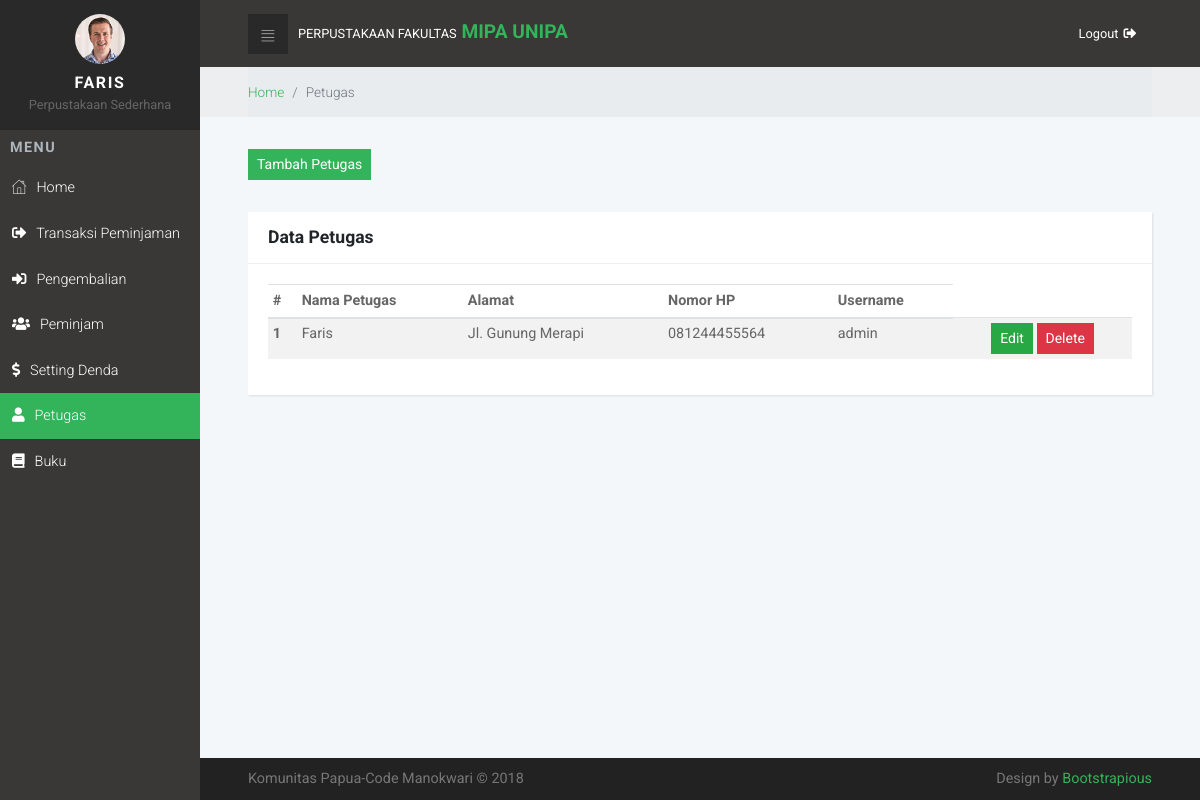
Screenshot of /?petugas (signed in) with the database file from the repository.
### tables this page shows
CREATE TABLE `petugas` (
  `idpetugas` int(3) NOT NULL,
  `namapetugas` varchar(50) DEFAULT NULL,
  `alamat` text,
  `gender` enum('pria','wanita') DEFAULT NULL,
  `nomorhp` varchar(12) DEFAULT NULL,
  `username` varchar(20) NOT NULL,
  `password` varchar(50) NOT NULL
);

### halaman/data/petugas.php (the view, shortened to what this page needs)
<div class="breadcrumb-holder">
    <div class="container-fluid">
        <ul class="breadcrumb">
            <li class="breadcrumb-item">
                <a href="<?php echo $url; ?>">Home</a>
            </li>
            <li class="breadcrumb-item active">Petugas</li>
        </ul>
    </div>
</div>
<section class="form">
    <div class="container-fluid">
        <header>
            <a href="?petugasadd" class="btn btn-primary btn-sm">Tambah Petugas</a>
        </header>
        <div class="row">
            <div class="col-lg-12">
            <div class="card">
                    <div class="card-header d-flex align-items-center">
                        <h4>Data Petugas</h4>
                    </div>
                <div class="card-body">
                    <div class="table-responsive">
                        <table class="table table-striped table-hover table-sm">
                            <thead>
                                <tr>
                                    <th>#</th>
                                    <th>Nama Petugas</th>
                                    <th>Alamat</th>
                                    <th>Nomor HP</th>
                                    <th>Username</th>
                                </tr>
                            </thead>
                            <tbody>
                                <?php
			$no=1;
                                    $query = "SELECT * FROM petugas";
                                    $query_dsn=mysqli_query($con,$query) or die(mysqli_error());
                                    if (mysqli_num_rows($query_dsn) > 0) {
                                        while ($data=mysqli_fetch_array($query_dsn)) { ?>
                                            <tr>
                                                <th scope="row"><?php echo $no++; ?></th>
                                                <td><?php echo $data['namapetugas']; ?></td>
                                                <td><?php echo $data['alamat']; ?></td>
                                                <td><?php echo $data['nomorhp']; ?></td>
                                                <td><?php echo $data['username']; ?></td>
                                                <td align="center">
                                                    <a href="?petugasedit&&id=<?php echo $data['idpetugas']; ?>" class="btn btn-success btn-sm">Edit</a>
                                                    <a href="?petugas&delete=<?php echo $data['idpetugas']; ?>" class="btn btn-danger btn-sm" onclick="return confirm('Ingin Hapus ?')">Delete</a>
                                                </td>
                                            </tr>
                                        <?php
                                        }
                                    }else{
                                        echo "<tr><td colspan=\"6\"align=\"center\">Data tidak ditemukan</td></tr>";
                                    }
                                ?>
                            </tbody>
                        </table>
                    </div>
                </div>
                </div>
            </div>
        </div>
</section>

### assets/css/style.default.css (style rules this page uses)
a { display: inline-block; text-decoration: none; color: #fff; }
body { overflow-x: hidden; padding-bottom:60px; }
table { font-size: 0.9em; color: #666; }
.breadcrumb-holder { background: #eceeef; }
.breadcrumb-holder .breadcrumb { padding: 15px 0; font-size: 0.85em; font-weight: 300; color: #999; margin-bottom: 0; }
.card { margin-bottom: 30px; -webkit-box-shadow: 1px 1px 2px rgba(0, 0, 0, 0.1); box-shadow: 1px 1px 2px rgba(0, 0, 0, 0.1); }
.card-header h1, .card-header h2, .card-header h3, .card-header h4, .card-header h5, .card-header h6 { margin-bottom: 0; }
section header { padding-top: 2rem; padding-bottom: 2rem; }
@media (min-width: 768px) { .container-fluid { padding: 0 3rem; } }
.btn { font-weight: 400; border: 1px solid transparent; padding: 0.55rem 0.75rem; font-size: 0.9rem; line-height: 1.5; border-radius: 0; -webkit-transition: background-color 0.15s ease-in-out, border-color 0.15s ease-in-out, -webkit-box-shadow 0.15s ease-in-out; transition: background-color 0.15s ease-in-out, border-color 0.15s ease-in-out, -webkit-box-shadow 0.15s ease-in-out; transition: background-color 0.15s ease-in-out, border-color 0.15s ease-in-out, box-shadow 0.15s ease-in-out; transition: background-color 0.15s ease-in-out, border-color 0.15s ease-in-out, box-shadow 0.15s ease-in-out, -webkit-box-shadow 0.15s ease-in-out; }
.btn-primary { color: color-yiq(#33b35a); background-color: #33b35a; border-color: #33b35a; }
.btn-success { color: color-yiq(#28a745); background-color: #28a745; border-color: #28a745; }
.btn-danger { color: color-yiq(#dc3545); background-color: #dc3545; border-color: #dc3545; }
.btn-sm { padding: 0.25rem 0.5rem; font-size: 0.875rem; line-height: 1.5; border-radius: 0; }
body { font-family: "Roboto", sans-serif; font-size: 1rem; font-weight: 400; line-height: 1.5; color: #212529; background-color: #fff; }
a { color: #33b35a; text-decoration: none; }
h1, h2, h3, h4, h5, h6, .h1, .h2, .h3, .h4, .h5, .h6 { margin-bottom: 0.5rem; font-family: inherit; font-weight: 700; line-height: 1.1; color: inherit; }
h4, .h4 { font-size: 1.1rem; }
.card { background-color: #fff; border: 0 solid #eee; border-radius: 0; }
.card-body { padding: 1.25rem; }
.card-header { padding: 1rem 1.25rem; background-color: #fff; border-bottom: 1px solid #eee; }
.card-header:first-child { border-radius: 0 0 0 0; }

### rows the page displays
petugas: namapetugas "Faris", alamat "Jl. Gunung Merapi", nomorhp "081244455564", username "admin"

### other values shown
$_SESSION['nama'] "FARIS"
